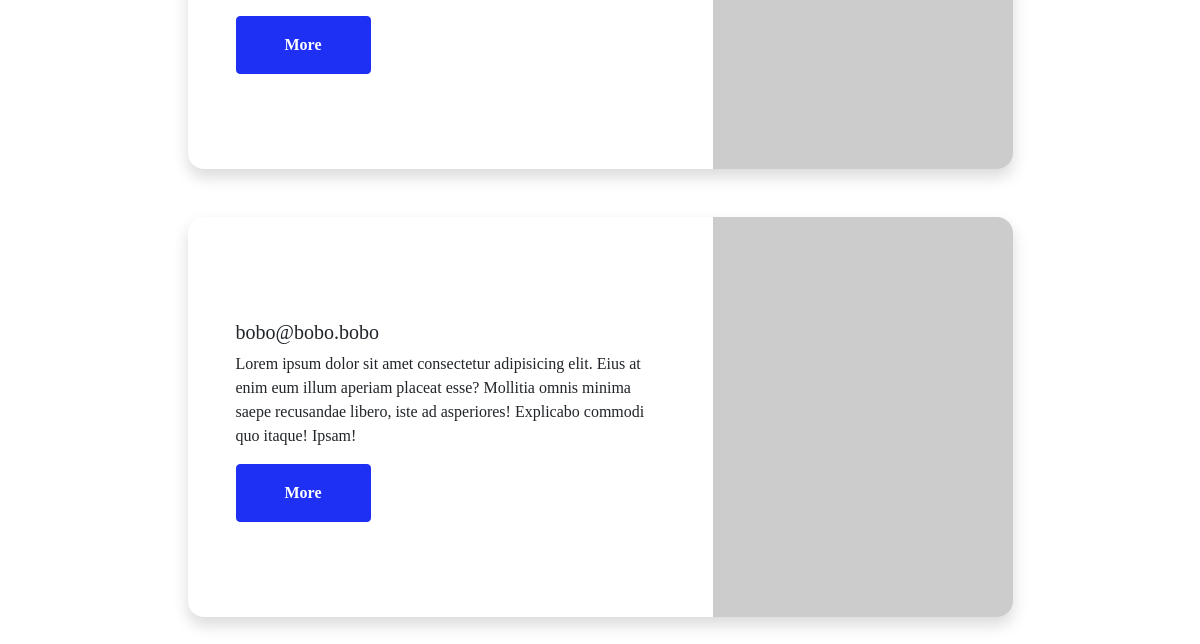
Before: /players-list/ (lower part) with the older database file.
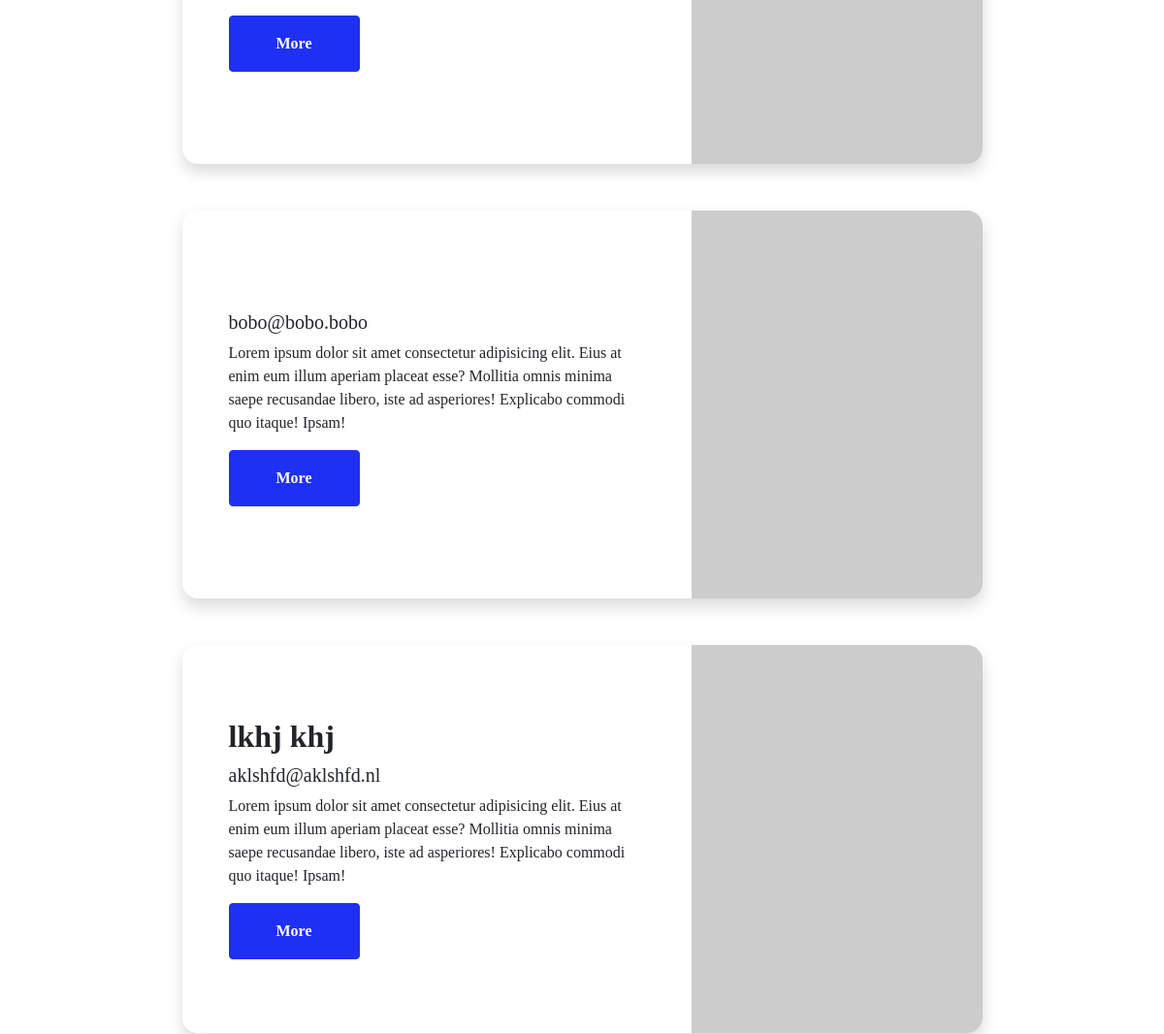
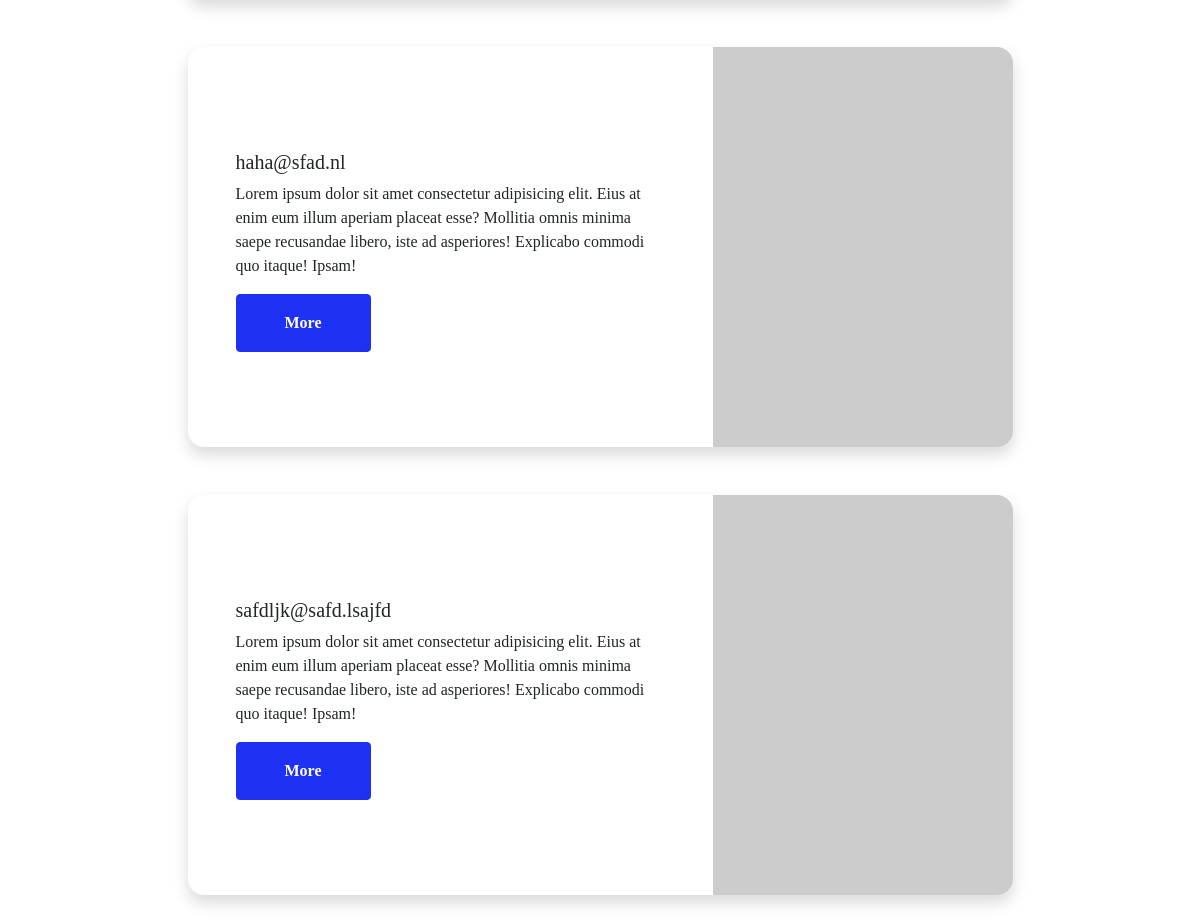
After: the same page with the newer database file (2 pictures, top to bottom).
### firstapp/models.py (models this page shows, shortened)
class Player(models.Model):
    user = models.OneToOneField(User, on_delete=models.CASCADE, primary_key=True, related_name='player')
    club = models.CharField(max_length=255, null=True, blank=True)
    nft = models.CharField(max_length=255, null=True, blank=True) # national football team
    competition = models.CharField(max_length=255, null=True, blank=True)
    length = models.IntegerField(null=True, blank=True)
    weight = models.IntegerField(null=True)
    preferred_leg = models.CharField(max_length=10, null=True, blank=True)
    position = models.CharField(max_length=255, null=True, blank=True)
    qualities = models.CharField(max_length=255, null=True, blank=True)
    career_statistics = models.CharField(max_length=255, null=True, blank=True)
    ambition = models.TextField(null=True, blank=True)
    goals = models.IntegerField(null=True, blank=True)
    assists = models.IntegerField(null=True, blank=True)
    clean_sheet = models.IntegerField(null=True, blank=True)
    played_matches = models.IntegerField(null=True, blank=True)

class User(AbstractUser):
    is_player = models.BooleanField(default=False)
    is_coach = models.BooleanField(default=False)
    is_scout = models.BooleanField(default=False)
    first_name = models.CharField(max_length=255, null=True)
    last_name = models.CharField(max_length=255, null=True)
    email = models.EmailField(unique=True)
    profile_image = models.ImageField(upload_to='profile_images', blank=True, null=True)
    cover_image = models.ImageField(upload_to='cover_images', blank=True, null=True)
    place = models.CharField(max_length=255, null=True)
    country = models.CharField(max_length=255, null=True, blank=True)
    date_of_birth = models.DateField(null=True)
    phone_number = models.CharField(max_length=20, null=True)
    followed_users = models.ManyToManyField('User', related_name='followed')
    posts = models.ManyToManyField('Post', related_name='player_posts', blank=True)
    about = models.TextField(null=True, blank=True)
    def getFullName(self):
        return self.getFirstName()+" "+self.getLastName()
    def getFirstName(self):
        if self.first_name:
            return self.first_name
        else:
            return ''
    def getLastName(self):
        if self.last_name:
            return self.last_name
        else:
            return ''

### firstapp/views.py (the view)
# urls.py: path('players-list/', views.player_list, name='player_list'),
def player_list(request):
    players = Player.objects.all()
    return render(request, 'players/player_list.html', {'players': players})

### playerpro/templates/players/player_list.html (shortened to what this page needs)
{% extends 'base.html' %}
{% block content %}
    {% for player in players %}
  <div class="row gx-5 justify-content-center">
      <div class="col-lg-11 col-xl-9 col-xxl-8">
          <div class="card overflow-hidden shadow rounded-4 border-0 mb-5">
              <div class="card-body p-0">
                  <div class="d-flex align-items-center">
                      <div class="p-5">
                          <h2 class="fw-bolder">{{player.user.getFullName}}</h2>
                          <h5>{{player.user.email}}</h5>
                          <p>Lorem ipsum dolor sit amet consectetur adipisicing elit. Eius at enim eum illum aperiam placeat esse? Mollitia omnis minima saepe recusandae libero, iste ad asperiores! Explicabo commodi quo itaque! Ipsam!</p>
                          <a class="btn btn-primary btn-sm px-5 py-3 me-sm-3 fs-6 fw-bolder" href="{% url 'player_detail' player.pk %}">More</a>
                        </div>
                        {% if player.user.profile_image %}
                        <img width="300" height="400" class="img-fluid" src="{{player.user.profile_image.url}}" alt="..." />
                        {% else %}
                        <img class="img-fluid" src="https://dummyimage.com/300x400/343a40/6c757d" alt="..." />
                        {% endif %}
                  </div>
              </div>
          </div>
      </div>
  </div>
    {% endfor %}
{% endblock %}

Changed rows visible on the page:
added Player: user.getFullName "lkhj khj", user.email "aklshfd@aklshfd.nl"
added Player: user.email "haha@sfad.nl"
added Player: user.email "safdljk@safd.lsajfd"
